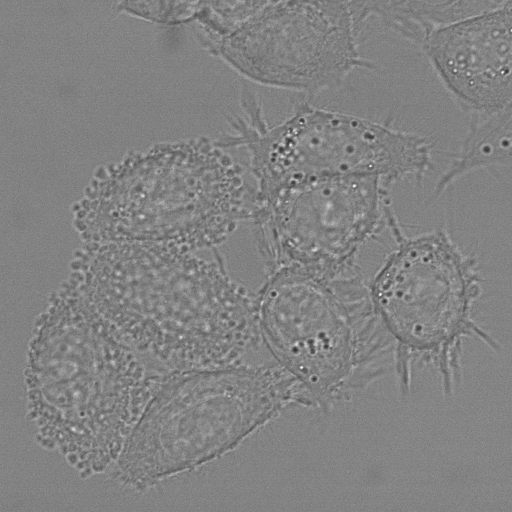
#> input picture CTC_codes/CSB/DIC-C2DH-HeLa/XAI_unet_miou/reference.tif, 512 x 512 px
$ python -i libs.py   (imports and definitions only)
#> lines starting #> are read from the running program, lines starting #| are printed output that depends on the picture; after the words box and inside, x2 and y2 are one past the last pixel; in counts of white or black regions, pixels touching at a corner belong together
#> further down, picture is the input picture: PIL image 512x512 L; min 47, max 255, mean 130
# ------------------------------------------------------------------------------
#
#
#                                 P̶̖̥͈͈͇̼͇̈́̈́̀͋͒̽͊͘͠h̴͙͈̦͗́̓a̴̧͗̾̀̅̇ḡ̶͓̭̝͓͎̰͓̦̭̎́͊̐̂͒͠ơ̵̘͌̿̽̑̈̾Ś̴̠́̓̋̂̃͒͆̚t̴̲͓̬͎̾͑͆͊́̕a̸͍̫͎̗̞͆̇̀̌̑͂t̸̳̼̘͕̯̠̱̠͂̔̒̐̒̕͝͝
#
#
#                                PhagoStat
#                Advanced Phagocytic Activity Analysis Tool
# ------------------------------------------------------------------------------
# Copyright (C) 2023 Mehdi OUNISSI <mehdi.ounissi@icm-institute.org>
#               Sorbonne University, Paris Brain Institute - ICM, CNRS, Inria,
#               Inserm, AP-HP, Paris, 75013, France.
#
# Permission is hereby granted, free of charge, to any person obtaining a copy
# of this software and associated documentation files (the "Software"), to deal
# in the Software without restriction, including without limitation the rights
# to use, copy, modify, merge, publish, distribute, sublicense, and/or sell
# copies of the Software, and to permit persons to whom the Software is
# furnished to do so, subject to the following conditions:
#
# The above copyright notice and this permission notice shall be included in all
# copies or substantial portions of the Software.
#
# THE SOFTWARE IS PROVIDED "AS IS", WITHOUT WARRANTY OF ANY KIND, EXPRESS OR
# IMPLIED, INCLUDING BUT NOT LIMITED TO THE WARRANTIES OF MERCHANTABILITY,
# FITNESS FOR A PARTICULAR PURPOSE AND NONINFRINGEMENT. IN NO EVENT SHALL THE
# AUTHORS OR COPYRIGHT HOLDERS BE LIABLE FOR ANY CLAIM, DAMAGES OR OTHER
# LIABILITY, WHETHER IN AN ACTION OF CONTRACT, TORT OR OTHERWISE, ARISING FROM,
# OUT OF OR IN CONNECTION WITH THE SOFTWARE OR THE USE OR OTHER DEALINGS IN THE
# SOFTWARE.
# ------------------------------------------------------------------------------
# Note on Imported Packages:
# The packages used in this work are imported as is and not modified. If you
# intend to use, modify, or distribute any of these packages, please refer to
# the requirements.txt file and the respective package licenses.
# ------------------------------------------------------------------------------

from skimage.measure import regionprops, label
from PIL import Image, ImageDraw
import numpy as np
import colorsys
import cv2
import os

class Frame_registration:
    # [57 lines left out: functions __init__, register_frame, not called in this run]

    def get_warp_matrix(self):
        return self.warp_matrix

    # [12 lines left out: function warp_matrix_frame, not called in this run]


class Aggregates_analysis:
    def __init__(self):
        self.labels = []
        self.regions = []

    def prepare_labels(self, pil_image, th=0.9):
        # Threshing the Gray scale image to produce Binary image
#> called with th = 0.9
        np_bn_image = np.asarray(pil_image.point(lambda p: p > int(th*255) and 255))
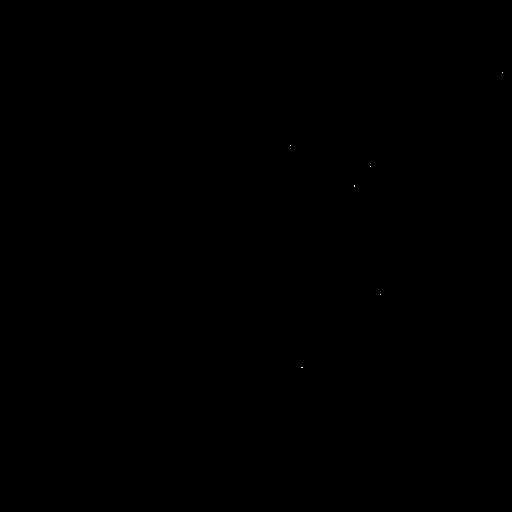
#> np_bn_image: shape (512, 512); 0% white in thin lines or dots, all inside (x1, y1, x2, y2) = (290, 72, 503, 368)

        # Labelling the binary image
        labels = label(np_bn_image)
#> labels: shape (512, 512) int64; 7 distinct labels, from 0 to 6

        # Store the labels
        self.labels = labels

        # Compute/save regions using the labels
        self.regions = regionprops(self.labels)
#> self.regions = 6 regions; box (x1, y1, x2, y2) and area: (354, 185, 355, 187) 2, (301, 367, 303, 368) 2, (502, 72, 503, 73) 1, (290, 145, 291, 146) 1, (370, 166, 371, 167) 1, (380, 294, 381, 295) 1

    def get_aggregates_count(self, regions_list):
        # Computing the number of the corret regions
        return len(regions_list)

    # [92 lines left out: functions get_regions, get_total_area, get_non_moving_aggregates, save_plot_aggregates, centroid_to_rgb, centroid_to_hsl_rgb, not called in this run]

>>> from PIL import Image
>>> picture = Image.open('../CTC_codes/CSB/DIC-C2DH-HeLa/XAI_unet_miou/reference.tif')
>>> result = Aggregates_analysis().prepare_labels(picture)
